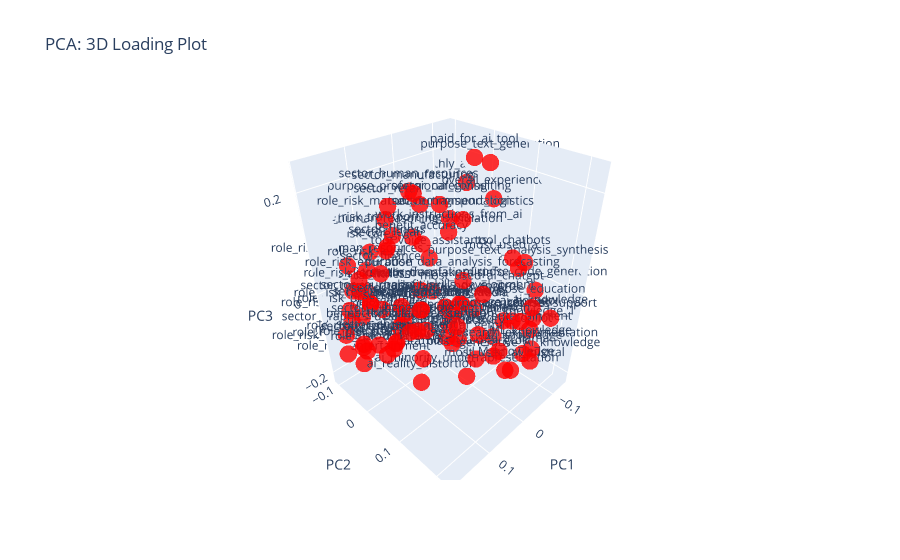

This figure's notebook cell:
### Markdown cell above
#### Plot 3D ####

### Code cell
import pandas as pd
import plotly.express as px

# Step 1: Extract PCA Loadings (Feature Contributions to Principal Components)
loadings_3d = pca.components_[:3, :]  # Select only the first 3 components

# Create a DataFrame with loadings
df_loadings = pd.DataFrame(loadings_3d.T, columns=['PC1', 'PC2', 'PC3'], index=df_numeric.columns)

# Step 2: Create an interactive 3D scatter plot for loadings
fig = px.scatter_3d(df_loadings, x='PC1', y='PC2', z='PC3',
                    text=df_loadings.index,  # Show feature names on hover
                    title='PCA: 3D Loading Plot',
                    labels={'PC1': 'PC1',
                            'PC2': 'PC2',
                            'PC3': 'PC3'},
                    opacity=0.8)

# Make labels visible only on hover
fig.update_traces(marker=dict(size=6, color='red'), textposition='top center', hoverinfo='text')

# Step 3: Save the interactive plot as an HTML file
html_file = "pca_3d_loading_plot.html"
fig.write_html(html_file)

print(f"Loading plot saved as: {html_file} - Open it in a browser to explore!")

# Step 4: Plot
fig.show()

### Figure 1 — Plotly figure (JSON) as saved in the notebook; plotly's stock layout.template omitted (floating-point values rounded to 4 significant figures)
{"data": [{"hovertemplate": "PC1=%{x}<br>PC2=%{y}<br>PC3=%{z}<br>index=%{text}<extra></extra>", "legendgroup": "", "marker": {"color": "red", "opacity": 0.8, "symbol": "circle", "size": 6}, "mode": "markers+text", "name": "", "scene": "scene", "showlegend": false, "text": ["ai_knowledge", "from_social_media", "from_papers", "from_news", "from_courses", "AI_knowledge_1", "generative_AI_knowledge", "ML_knowledge", "DL_knowledge", "LLM_knowledge", "use_to_knowledge", "human_bias_strength", "ai_boredom", "ai_minority_underrapresentation", "ai_reality_distortion", "data_bias", "ai_human_reasoning_simulation", "tool_chatbots", "tool_image_generation", "tool_voice_assistants", "tool_productivity", "tool_recommendation", "purpose_text_generation", "purpose_customer_support", "purpose_translation", "purpose_text_analysis_synthesis", "purpose_education", "purpose_code_generation", "purpose_research_experimentation", "purpose_creativity_entertainment", "purpose_data_analysis_forecasting", "purpose_professional_consulting", "paid_for_ai_tool", "monthly_ai_sub_cost", "most_used_ai_chatgpt", "most_used_ai_claude", "most_used_ai_mistral", "most_used_ai_gemini", "most_used_ai_llama", "most_used_ai_copilot", "most_used_ai_grok", "benefit_time_optimization", "benefit_knowledge_expansion", "benefit_skills_development", "benefit_creativity", "benefit_accuracy", "disadv_deepfake_disinfo", "sector_customer_service", "sector_data_entry", "sector_journalism", "sector_manufacturing", "sector_transport_logistics", "sector_healthcare", "sector_education", "sector_graphics_design", "sector_translation", "sector_digital_marketing", "sector_accounting", "sector_legal", "sector_retail", "sector_human_resources", "sector_music_production", "sector_programming", "sector_entertainment", "sector_security", "sector_finance", "sector_fitness", "sector_caregiving", "work_instructions_from_ai", "role_risk_customer_service", "role_risk_data_entry", "role_risk_journalism", "role_risk_manufacturing", "role_risk_transport_logistics", "role_risk_healthcare", "role_risk_education", "role_risk_graphics_design", "role_risk_translation", "role_risk_digital_marketing", "role_risk_accounting", "role_risk_legal", "role_risk_retail", "role_risk_human_resources", "role_risk_music_production", "role_risk_programming", "role_risk_entertainment", "role_risk_security", "role_risk_fitness", "role_risk_caregiving", "ai_black_box_control", "concern_deepfake_disinfo", "overall_experience"], "x": [-0.07235, 0.07362, 0.04032, 0.03222, -0.05222, -0.06884, -0.01497, -0.03467, -0.04208, 0.00429, 0.09436, 0.1166, -0.09767, 0.02575, 0.07885, 0.1172, 0.05319, 0.02553, -0.06598, 0.02281, 0.05084, 0.01232, -0.08746, 0.006496, 0.05747, -0.01789, 0.005342, -0.07822, 0.04007, 0.009881, 0.0576, 0.04476, -0.04501, -0.1375, 0.06873, -0.1174, 0.008901, 0.00995, -0.02428, -0.04342, 0.00104, 0.1027, 0.1521, 0.06041, 0.07589, 0.083, 0.002704, 0.15, 0.1413, 0.1437, 0.08491, 0.04617, 0.1278, 0.1329, 0.1748, 0.09068, 0.1194, 0.1453, 0.1607, 0.1107, 0.06319, 0.1562, 0.186, 0.1478, 0.1253, 0.1761, 0.1338, 0.05886, 0.04559, 0.1555, 0.1381, 0.1529, 0.09973, 0.0795, 0.1639, 0.1633, 0.143, 0.1564, 0.1424, 0.1907, 0.1408, 0.1363, 0.1429, 0.1684, 0.1469, 0.1416, 0.1501, 0.1239, 0.1031, 0.01559, 0.02233, -0.07757], "y": [0.2154, 0.12, 0.06448, 0.1235, 0.1471, 0.1775, 0.2204, 0.2073, 0.1857, 0.1941, 0.001755, 0.09132, 0.1635, 0.1053, 0.02694, 0.08028, -0.00759, 0.1915, 0.1161, 0.0002154, 0.1044, 0.04344, 0.04385, 0.2047, 0.08991, 0.1737, 0.2232, 0.1724, 0.1914, 0.1172, 0.12, 0.00546, 0.04464, -0.05793, 0.1727, 0.1166, 0.1848, 0.04912, 0.1299, 0.1109, 0.1064, 0.1519, 0.09305, 0.1162, 0.09731, 0.05134, 0.03354, 0.1092, 0.05998, -0.02777, 0.03752, 0.1066, -0.01482, 0.1008, -0.07796, 0.04961, 0.02184, 0.113, 0.05833, 0.004489, 0.0007167, -0.008693, 0.04934, 0.04765, 0.04753, 0.06072, 0.0253, 0.06843, 0.07479, 0.04802, 0.0001939, -0.04328, -0.02116, -0.03061, -0.06865, -0.02296, -0.1041, 0.05604, -0.06312, 0.008602, -0.03056, -0.09464, -0.08873, -0.09523, -0.0564, -0.08347, -0.06269, -0.06749, -0.07193, 0.07758, 0.005797, 0.06394], "z": [-0.02166, 0.0241, -0.09129, 0.006912, -0.05543, -0.06891, -0.08509, -0.07699, -0.1078, -0.113, -0.06064, -0.01169, -0.06609, -0.1781, -0.214, -0.08459, 0.106, 0.1365, -0.08107, 0.05318, -0.06328, 0.1455, 0.2176, 0.00969, -0.002861, 0.08974, 0.04868, 0.01545, -0.04413, -0.07056, 0.07668, 0.1693, 0.2373, 0.1379, 0.08138, 0.03303, -0.1165, -0.1359, -0.1397, -0.1121, -0.1462, 0.02446, 0.007024, 0.02921, 0.01997, 0.1274, -0.1011, 0.01773, 0.03578, -0.003254, 0.211, 0.1777, -0.01815, 0.04655, -0.09015, 0.03915, -0.04284, 0.05976, 0.15, 0.1874, 0.1972, 0.01225, -0.02734, -0.04596, 0.005238, 0.1172, 0.1316, 0.1946, 0.1439, -0.05727, -0.1148, 0.02044, 0.1515, 0.11, -0.03031, 0.05992, -0.08833, -0.03874, -0.1436, -0.04848, 0.06584, -0.01282, 0.04991, -0.1556, -0.0486, -0.1933, -0.1282, -0.006744, 0.06884, -0.01576, -0.01954, 0.1598], "type": "scatter3d", "hoverinfo": "text", "textposition": "top center"}], "layout": {"scene": {"domain": {"x": [0.0, 1.0], "y": [0.0, 1.0]}, "xaxis": {"title": {"text": "PC1"}}, "yaxis": {"title": {"text": "PC2"}}, "zaxis": {"title": {"text": "PC3"}}}, "legend": {"tracegroupgap": 0}, "title": {"text": "PCA: 3D Loading Plot"}}}
